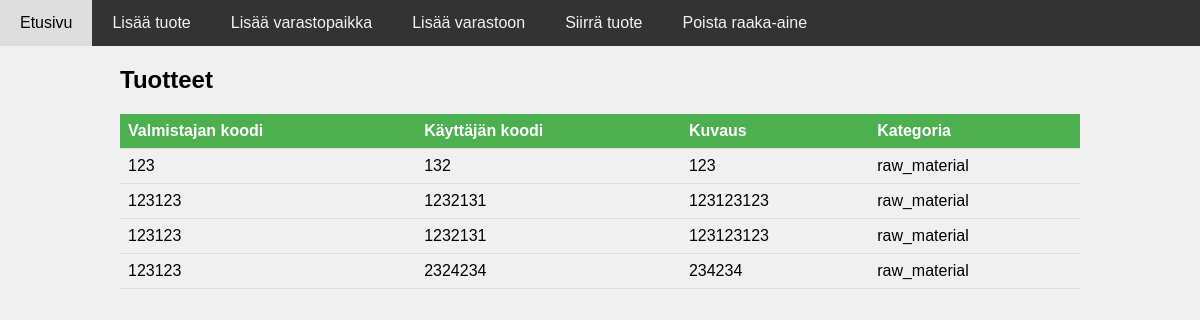
Before: / with the older database file.
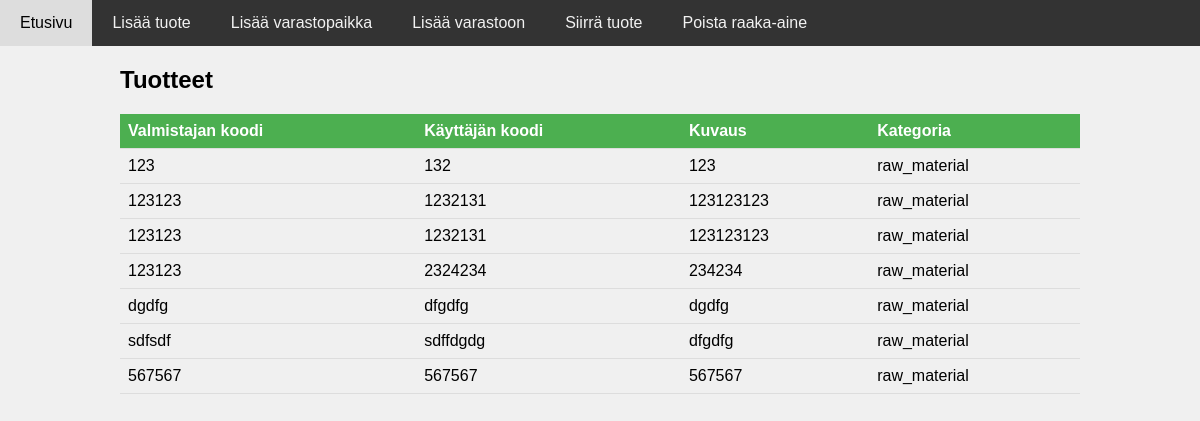
After: the same page with the newer database file.
### app/models.py (models this page shows)
class Product(db.Model):
    id = db.Column(db.Integer, primary_key=True)
    mancode = db.Column(db.String(50), nullable=False)
    usercode = db.Column(db.String(50), nullable=False)
    description = db.Column(db.String(200), nullable=False)
    category = db.Column(db.String(20), nullable=False)
    location_id = db.Column(db.Integer, db.ForeignKey('location.id'))
    location = db.relationship('Location', back_populates='products')
    stocks = db.relationship('Stock', back_populates='product')

### app/views.py (the view)
@main.route('/')
def index():
    print(current_app)  # Tulostaa Flask-sovelluksen olion
    print(current_app.jinja_env.loader.list_templates())  # Tulostaa kaikki ladatut templaatit
    products = Product.query.all()
    return render_template('index.html', products=products)

### templates/index.html
{% extends 'base.html' %}
{% block content %}
  <h2>Tuotteet</h2>
  <table class="table">
    <thead>
      <tr>
        <th>Valmistajan koodi</th>
        <th>Käyttäjän koodi</th>
        <th>Kuvaus</th>
        <th>Kategoria</th>
      </tr>
    </thead>
    <tbody>
      {% for product in products %}
        <tr>
          <td>{{ product.mancode }}</td>
          <td>{{ product.usercode }}</td>
          <td>{{ product.description }}</td>
          <td>{{ product.category }}</td>
        </tr>
      {% endfor %}
    </tbody>
  </table>
{% endblock %}

### templates/base.html (shortened to what this page needs)
<!DOCTYPE html>
<html lang="fi">
<head>
    <link rel="stylesheet" href="{{ url_for('static', filename='css/style.css') }}">
</head>
<body>
<div class="navbar">
    <a href="{{ url_for('main.index') }}">Etusivu</a>
    <a href="{{ url_for('main.add_product') }}">Lisää tuote</a>
    <a href="{{ url_for('main.add_location') }}">Lisää varastopaikka</a>
    <a href="{{ url_for('main.add_stock') }}">Lisää varastoon</a>
    <a href="{{ url_for('main.transfer_product') }}">Siirrä tuote</a>
    <a href="{{ url_for('main.remove_material') }}">Poista raaka-aine</a>
</div>
<div class="container">
    {% block content %}{% endblock %}
</div>
</body>
</html>

### static/css/style.css (style rules this page uses)
body { font-family: Arial, sans-serif; background-color: #f0f0f0; margin: 0; padding: 0; }
.container { width: 80%; margin: auto; overflow: hidden; }
.navbar { background-color: #333; overflow: hidden; }
.navbar a { float: left; display: block; color: #f2f2f2; text-align: center; padding: 14px 20px; text-decoration: none; }
.table { width: 100%; border-collapse: collapse; }
.table th, .table td { padding: 8px; text-align: left; border-bottom: 1px solid #ddd; }
.table th { background-color: #4CAF50; color: white; }

Changed rows visible on the page:
added Product: mancode "dgdfg", usercode "dfgdfg", description "dgdfg", category "raw_material"
added Product: mancode "sdfsdf", usercode "sdffdgdg", description "dfgdfg", category "raw_material"
added Product: mancode "567567", usercode "567567", description "567567", category "raw_material"
